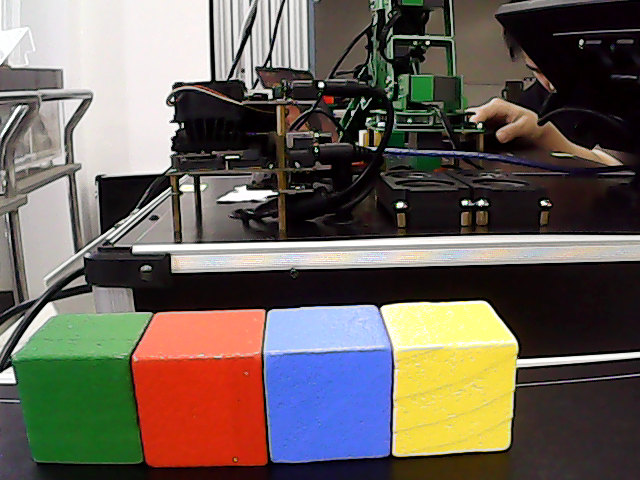
#> input picture 5.目标识别/evidence/20261019_144315_891538_raw.png, 640 x 480 px, given in place of the camera
$ jupyter execute --allow-errors 'frank_week5(2).ipynb'   (text cells are left out)
#> lines starting #> are read from the running program, lines starting #| are printed output that depends on the picture; after the words box and inside, x2 and y2 are one past the last pixel; in counts of white or black regions, pixels touching at a corner belong together
#> further down, frame is the input picture: shape (480, 640, 3); mean B, G, R 89.3, 97.5, 106.5
[cell 1]
import os
import signal
import subprocess
import time

CAMERA = "/dev/video1"
CURRENT_PID = os.getpid()

# 先释放当前 Notebook 之前打开的摄像头
if "cap" in globals():
    try:
        cap.release()
    except Exception:
        pass

# 获取占用摄像头的进程
#> (the rest of this cell did not finish here and is left out)

[cell 2]
import cv2
import time
import json
from pathlib import Path
import numpy as np
import ipywidgets as widgets
from IPython.display import display

print('OpenCV:', cv2.__version__)

HSV_RANGES = {
    'red':    [((0, 95, 65), (10, 255, 255)), ((170, 95, 65), (179, 255, 255))],
    'yellow': [((18, 85, 65), (38, 255, 255))],
    'green':  [((39, 65, 50), (85, 255, 255))],
    'blue':   [((90, 75, 50), (135, 255, 255))],
}

CAMERA_INDEX = 0
FRAME_WIDTH, FRAME_HEIGHT = 640, 480  # 摄像头不一定支持，设置失败时沿用默认值
FPS_LIMIT = 8                         # 浏览器端显示帧率上限，不是摄像头物理帧率
JPEG_QUALITY = 70

OUTPUT_DIR = Path('week5_results')
OUTPUT_DIR.mkdir(exist_ok=True)

[cell 3]
def bgr8_to_jpeg(frame, quality=JPEG_QUALITY):
    ok, encoded = cv2.imencode('.jpg', frame, [cv2.IMWRITE_JPEG_QUALITY, quality])
    if not ok:
        raise RuntimeError('JPEG 编码失败')
    return encoded.tobytes()


def filter_four_colors(frame_bgr, ranges=HSV_RANGES):
    hsv = cv2.cvtColor(frame_bgr, cv2.COLOR_BGR2HSV)
#> hsv: shape (480, 640, 3); mean H, S, V 65.8, 101.5, 119.9
    combined_mask = np.zeros(hsv.shape[:2], dtype=np.uint8)
    for intervals in ranges.values():
        for lower, upper in intervals:
            mask = cv2.inRange(hsv, np.array(lower, dtype=np.uint8),
                                  np.array(upper, dtype=np.uint8))
            combined_mask = cv2.bitwise_or(combined_mask, mask)
#> this loop made 4 passes
#> intervals on passes 2 to 4: [((18, 85, 65), (38, 255, 255))], [((39, 65, 50), (85, 255, 255))], [((90, 75, 50), (135, 255, 255))]
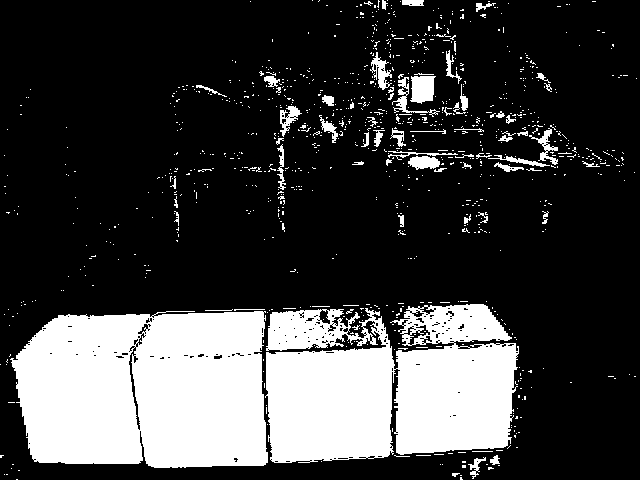
#> combined_mask: shape (480, 640); 24.5% white; 972 white regions (906 under 20 px), largest, box (x1, y1, x2, y2) and area: (10, 311, 268, 468) 35464, (265, 304, 519, 463) 31871, (410, 76, 436, 104) 571
    filtered = cv2.bitwise_and(frame_bgr, frame_bgr, mask=combined_mask)
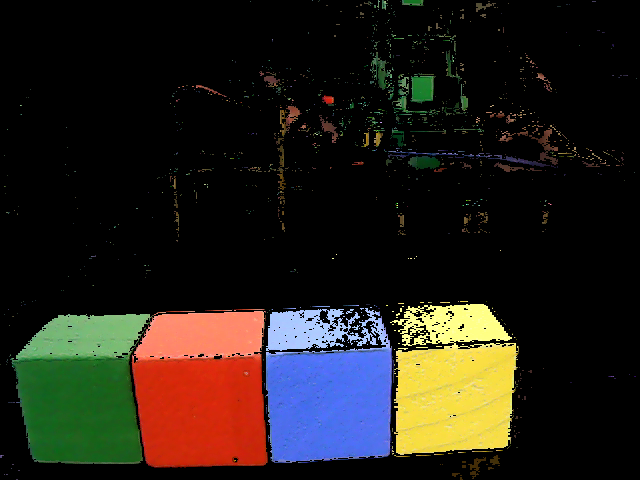
#> filtered: shape (480, 640, 3); mean B, G, R 24.2, 31, 35.8
    return filtered, combined_mask

[cell 4]
RUN_SECONDS = 30  # 改为 0 可持续运行，手动 Interrupt Kernel 退出

original_widget = widgets.Image(format='jpeg', width=480, height=360)
filtered_widget = widgets.Image(format='jpeg', width=480, height=360)
display(widgets.HBox([
    widgets.VBox([widgets.HTML('<b>原始摄像头画面</b>'), original_widget]),
    widgets.VBox([widgets.HTML('<b>红黄绿蓝过滤画面</b>'), filtered_widget]),
]))

cap = cv2.VideoCapture(CAMERA_INDEX)  # 沿用参考 Notebook 的调用方式
start_time = time.monotonic()
consecutive_failures = 0
last_original = None
last_filtered = None
try:
    if not cap.isOpened():
        raise RuntimeError('无法打开摄像头；先检查其他 Notebook 是否占用 /dev/video0')

    cap.set(cv2.CAP_PROP_FRAME_WIDTH, FRAME_WIDTH)
    cap.set(cv2.CAP_PROP_FRAME_HEIGHT, FRAME_HEIGHT)
    print('摄像头已打开；实际分辨率:', int(cap.get(cv2.CAP_PROP_FRAME_WIDTH)),
          'x', int(cap.get(cv2.CAP_PROP_FRAME_HEIGHT)))

    while RUN_SECONDS == 0 or time.monotonic() - start_time < RUN_SECONDS:
        frame_start = time.monotonic()
        ret, frame = cap.read()
        if not ret or frame is None:
            consecutive_failures += 1
            if consecutive_failures >= 3:
                print('连续 3 次读取失败（可能是 select() timeout 或 USB 视频流异常），停止采集。')
                break
            time.sleep(0.2)
            continue
        consecutive_failures = 0

        filtered, mask = filter_four_colors(frame)
        original_widget.value = bgr8_to_jpeg(frame)
        filtered_widget.value = bgr8_to_jpeg(filtered)
        last_original, last_filtered = frame.copy(), filtered.copy()

        elapsed = time.monotonic() - frame_start
        time.sleep(max(0, 1.0/FPS_LIMIT - elapsed))
except KeyboardInterrupt:
    print('用户已停止实时采集')
finally:
    cap.release()
    print('摄像头已释放')

$ run again, on 5.目标识别/evidence/20261019_144709_824926_raw.png
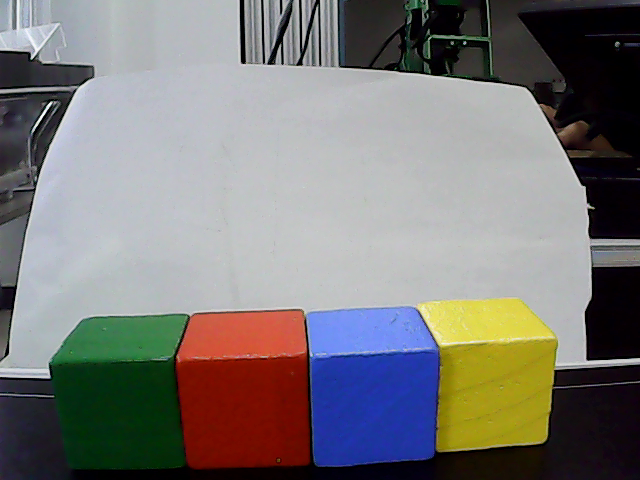
#> input picture 5.目标识别/evidence/20261019_144709_824926_raw.png, 640 x 480 px, given in place of the camera
#> frame is the input picture: shape (480, 640, 3); mean B, G, R 119.1, 120.5, 122.7
#> hsv: shape (480, 640, 3); mean H, S, V 85.2, 88.9, 137.9
#> the loop in filter_four_colors, `for intervals in ranges.values():` made 4 passes
#> intervals on passes 2 to 4: [((18, 85, 65), (38, 255, 255))], [((39, 65, 50), (85, 255, 255))], [((90, 75, 50), (135, 255, 255))]
#> after the loop in filter_four_colors, `for intervals in ranges.values():`:
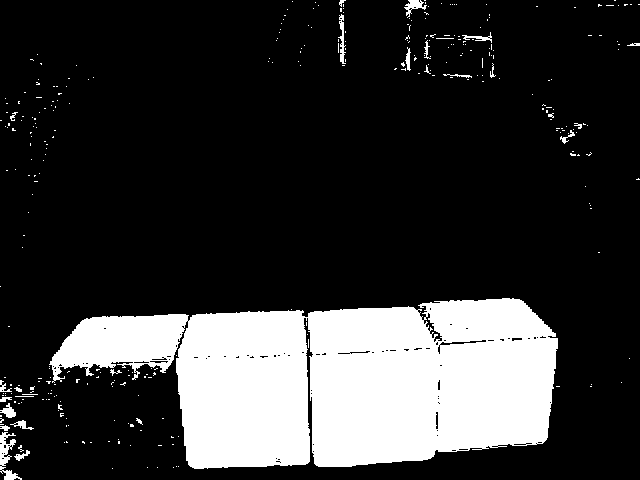
#> combined_mask: shape (480, 640); 20.7% white; 325 white regions (302 under 20 px), largest, box (x1, y1, x2, y2) and area: (49, 298, 558, 469) 60943, (0, 432, 22, 480) 413, (338, 14, 346, 64) 174
#> in filter_four_colors, `filtered = cv2.bitwise_and(frame_bgr, frame_bgr, mask=combined_mask)`:
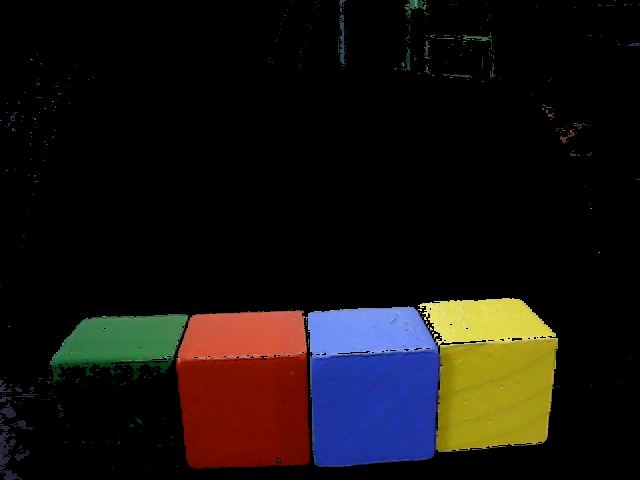
#> filtered: shape (480, 640, 3); mean B, G, R 16.5, 18.7, 23.3

$ run again, on 5.目标识别/evidence/20261019_150752_455103_raw.png
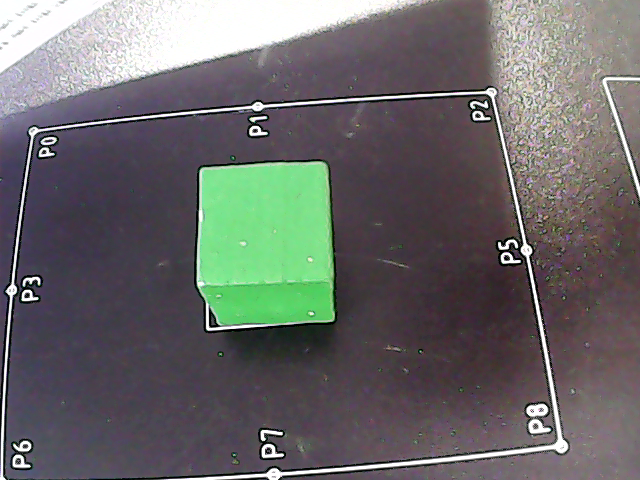
#> input picture 5.目标识别/evidence/20261019_150752_455103_raw.png, 640 x 480 px, given in place of the camera
#> frame is the input picture: shape (480, 640, 3); mean B, G, R 104.2, 104.3, 105
#> hsv: shape (480, 640, 3); mean H, S, V 110.3, 46.4, 115.2
#> the loop in filter_four_colors, `for intervals in ranges.values():` made 4 passes
#> intervals on passes 2 to 4: [((18, 85, 65), (38, 255, 255))], [((39, 65, 50), (85, 255, 255))], [((90, 75, 50), (135, 255, 255))]
#> after the loop in filter_four_colors, `for intervals in ranges.values():`:
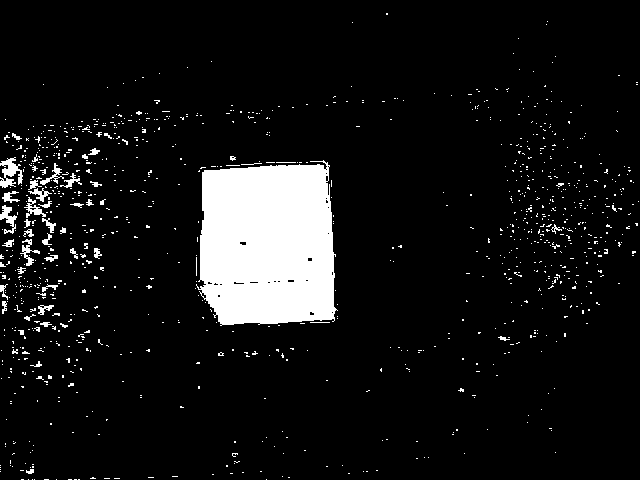
#> combined_mask: shape (480, 640); 8.4% white; 1051 white regions (1004 under 20 px), largest, box (x1, y1, x2, y2) and area: (196, 160, 338, 326) 20043, (0, 157, 23, 188) 378, (0, 205, 17, 234) 215
#> in filter_four_colors, `filtered = cv2.bitwise_and(frame_bgr, frame_bgr, mask=combined_mask)`:
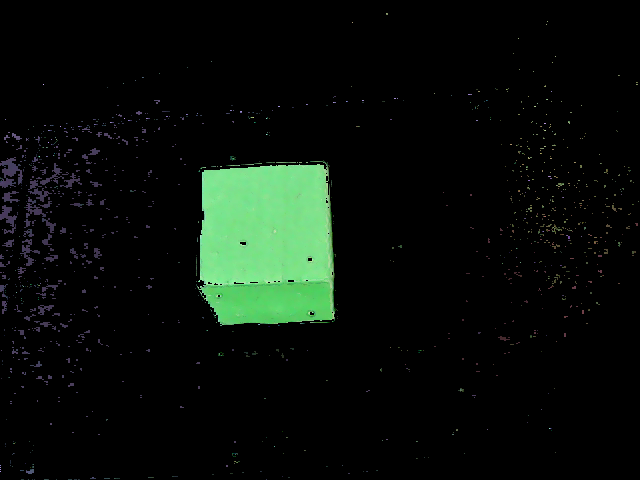
#> filtered: shape (480, 640, 3); mean B, G, R 10.1, 15.6, 9
